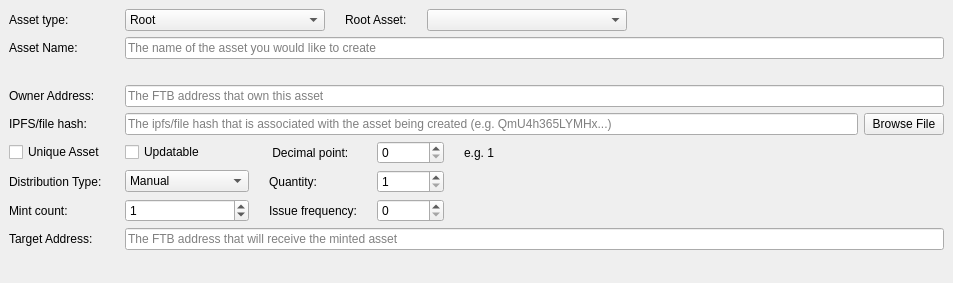
     <widget class="QWidget" name="scrollAreaWidgetContents">
      <property name="geometry">
       <rect>
        <x>0</x>
        <y>0</y>
        <width>953</width>
        <height>283</height>
       </rect>
      </property>
      <layout class="QVBoxLayout" name="verticalLayout_7" stretch="0,1">
       <property name="leftMargin">
        <number>0</number>
       </property>
       <property name="topMargin">
        <number>0</number>
       </property>
       <property name="rightMargin">
        <number>0</number>
       </property>
       <property name="bottomMargin">
        <number>0</number>
       </property>
       <item>
        <widget class="QFrame" name="frameAssetData">
         <property name="enabled">
          <bool>true</bool>
         </property>
         <property name="sizePolicy">
          <sizepolicy hsizetype="Expanding" vsizetype="Expanding">
           <horstretch>0</horstretch>
           <verstretch>0</verstretch>
          </sizepolicy>
         </property>
         <property name="frameShape">
          <enum>QFrame::NoFrame</enum>
         </property>
         <layout class="QGridLayout" name="gridLayout_2">
          <item row="15" column="0">
           <widget class="QLabel" name="targetLabel">
            <property name="toolTip">
             <string>&lt;html&gt;&lt;head/&gt;&lt;body&gt;&lt;p&gt;The FTB address that will receive the minted asset&lt;/p&gt;&lt;/body&gt;&lt;/html&gt;</string>
            </property>
            <property name="text">
             <string>Target Address:</string>
            </property>
           </widget>
          </item>
          <item row="4" column="0">
           <widget class="QLabel" name="addressLabel">
            <property name="toolTip">
             <string>&lt;html&gt;&lt;head/&gt;&lt;body&gt;&lt;p&gt;FTB address that will own this asset&lt;/p&gt;&lt;/body&gt;&lt;/html&gt;</string>
            </property>
            <property name="text">
             <string>Owner Address:</string>
            </property>
           </widget>
          </item>
          <item row="15" column="2">
           <layout class="QHBoxLayout" name="horizontalLayout_13">
            <item>
             <widget class="QValidatedLineEdit" name="targetaddressText">
              <property name="toolTip">
               <string>&lt;html&gt;&lt;head/&gt;&lt;body&gt;&lt;p&gt;The FTB address that will receive the minted asset&lt;/p&gt;&lt;/body&gt;&lt;/html&gt;</string>
              </property>
              <property name="placeholderText">
               <string>The FTB address that will receive the minted asset</string>
              </property>
             </widget>
            </item>
           </layout>
          </item>
          <item row="7" column="0">
           <widget class="QLabel" name="ipfsLabel">
            <property name="toolTip">
             <string>&lt;html&gt;&lt;head/&gt;&lt;body&gt;&lt;p&gt;[Optional] The ipfs/file hash that contains information about the asset&lt;/p&gt;&lt;/body&gt;&lt;/html&gt;</string>
            </property>
            <property name="text">
             <string>IPFS/file hash:</string>
            </property>
           </widget>
          </item>
          <item row="7" column="2">
           <layout class="QHBoxLayout" name="horizontalLayout_6">
            <item>
             <widget class="QValidatedLineEdit" name="ipfsText">
              <property name="toolTip">
               <string>&lt;html&gt;&lt;head/&gt;&lt;body&gt;&lt;p&gt;[Optional] The ipfs/file hash that contains information about the asset&lt;/p&gt;&lt;/body&gt;&lt;/html&gt;</string>
              </property>
              <property name="maxLength">
               <number>128</number>
              </property>
              <property name="placeholderText">
               <string>The ipfs/file hash that is associated with the asset being created (e.g. QmU4h365LYMHx...)</string>
              </property>
             </widget>
            </item>
            <item>
             <widget class="QPushButton" name="openIpfsButton">
              <property name="text">
               <string>Browse File</string>
              </property>
             </widget>
            </item>
           </layout>
          </item>
          <item row="1" column="2">
           <layout class="QHBoxLayout" name="horizontalLayout">
            <item>
             <widget class="QValidatedLineEdit" name="assetnameText">
              <property name="toolTip">
               <string>&lt;html&gt;&lt;head/&gt;&lt;body&gt;&lt;p&gt;a-z A-Z 0-9 and space&lt;/p&gt;&lt;/body&gt;&lt;/html&gt;</string>
              </property>
              <property name="maxLength">
               <number>128</number>
              </property>
              <property name="placeholderText">
               <string>The name of the asset you would like to create</string>
              </property>
             </widget>
            </item>
           </layout>
          </item>
          <item row="4" column="2">
           <layout class="QHBoxLayout" name="horizontalLayout_10">
            <item>
             <widget class="QValidatedLineEdit" name="owneraddressText">
              <property name="toolTip">
               <string>&lt;html&gt;&lt;head/&gt;&lt;body&gt;&lt;p&gt;FTB address that will own this asset&lt;/p&gt;&lt;/body&gt;&lt;/html&gt;</string>
              </property>
              <property name="text">
               <string/>
              </property>
              <property name="placeholderText">
               <string>The FTB address that own this asset</string>
              </property>
             </widget>
            </item>
           </layout>
          </item>
          <item row="1" column="0">
           <widget class="QLabel" name="assetNameLabel">
            <property name="text">
             <string>Asset Name:</string>
            </property>
           </widget>
          </item>
          <item row="11" column="0">
           <layout class="QGridLayout" name="gridLayout_3">
            <item row="1" column="0">
             <layout class="QHBoxLayout" name="horizontalLayout_2">
              <item>
               <widget class="QCheckBox" name="uniqueBox">
                <property name="toolTip">
                 <string>&lt;html&gt;&lt;head/&gt;&lt;body&gt;&lt;p&gt;Make this asset unique also known as NFT&lt;/p&gt;&lt;/body&gt;&lt;/html&gt;</string>
                </property>
                <property name="text">
                 <string>Unique Asset</string>
                </property>
               </widget>
              </item>
              <item>
               <widget class="QLabel" name="label">
                <property name="text">
                 <string/>
                </property>
               </widget>
              </item>
             </layout>
            </item>
            <item row="2" column="0">
             <widget class="QLabel" name="typeLabel">
              <property name="text">
               <string>Distribution Type:</string>
              </property>
              <property name="margin">
               <number>0</number>
              </property>
             </widget>
            </item>
            <item row="3" column="0">
             <widget class="QLabel" name="mintLabel">
              <property name="text">
               <string>Mint count:</string>
              </property>
             </widget>
            </item>
           </layout>
          </item>
          <item row="11" column="2">
           <layout class="QGridLayout" name="gridLayout">
            <property name="rightMargin">
             <number>0</number>
            </property>
            <property name="horizontalSpacing">
             <number>20</number>
            </property>
            <item row="1" column="2">
             <widget class="QDoubleSpinBox" name="quantitySpinBox">
              <property name="toolTip">
               <string>The number of assets that will be created</string>
              </property>
              <property name="decimals">
               <number>0</number>
              </property>
              <property name="minimum">
               <double>1.000000000000000</double>
              </property>
              <property name="maximum">
               <double>21000000000.000000000000000</double>
              </property>
              <property name="value">
               <double>1.000000000000000</double>
              </property>
             </widget>
            </item>
            <item row="0" column="0">
             <widget class="QCheckBox" name="updatableBox">
              <property name="toolTip">
               <string>&lt;html&gt;&lt;head/&gt;&lt;body&gt;&lt;p&gt;If the owner of this asset will be able to update the asset in the future&lt;/p&gt;&lt;/body&gt;&lt;/html&gt;</string>
              </property>
              <property name="text">
               <string>Updatable</string>
              </property>
             </widget>
            </item>
            <item row="1" column="1">
             <widget class="QLabel" name="quantityLabel">
              <property name="text">
               <string>Quantity:</string>
              </property>
             </widget>
            </item>
            <item row="0" column="1">
             <widget class="QLabel" name="unitsLabel">
              <property name="text">
               <string> Decimal point:</string>
              </property>
             </widget>
            </item>
            <item row="0" column="2">
             <widget class="QSpinBox" name="unitBox">
              <property name="toolTip">
               <string>How divisble the assets will be (e.g. 8 = 1.00000000, 2 = 1.00)</string>
              </property>
              <property name="maximum">
               <number>8</number>
              </property>
             </widget>
            </item>
            <item row="0" column="3">
             <widget class="QLabel" name="unitExampleLabel">
              <property name="text">
               <string>e.g. 1</string>
              </property>
             </widget>
            </item>
            <item row="1" column="0">
             <widget class="QComboBox" name="distributionBox">
              <item>
               <property name="text">
                <string>Manual</string>
               </property>
              </item>
              <item>
               <property name="text">
                <string>Coinbase</string>
               </property>
              </item>
              <item>
               <property name="text">
                <string>schedule</string>
               </property>
              </item>
              <item>
               <property name="text">
                <string>Addresss</string>
               </property>
              </item>
             </widget>
            </item>
            <item row="1" column="3">
             <spacer name="horizontalSpacer_2">
              <property name="orientation">
               <enum>Qt::Horizontal</enum>
              </property>
              <property name="sizeHint" stdset="0">
               <size>
                <width>40</width>
                <height>20</height>
               </size>
              </property>
             </spacer>
            </item>
            <item row="2" column="0">
             <widget class="QSpinBox" name="maxmintSpinBox">
              <property name="minimumSize">
               <size>
                <width>124</width>
                <height>0</height>
               </size>
              </property>
              <property name="toolTip">
               <string>&lt;html&gt;&lt;head/&gt;&lt;body&gt;&lt;p&gt;Number of times this asset can be minted&lt;/p&gt;&lt;/body&gt;&lt;/html&gt;</string>
              </property>
              <property name="maximum">
               <number>65535</number>
              </property>
              <property name="value">
               <number>1</number>
              </property>
             </widget>
            </item>
            <item row="2" column="1">
             <widget class="QLabel" name="IssueFrequencyLabel">
              <property name="text">
               <string>Issue frequency:</string>
              </property>
             </widget>
            </item>
            <item row="2" column="2">
             <widget class="QSpinBox" name="IssueFrequencyBox">
              <property name="toolTip">
               <string>&lt;html&gt;&lt;head/&gt;&lt;body&gt;&lt;p&gt;The frequency that this asset will be minted&lt;/p&gt;&lt;/body&gt;&lt;/html&gt;</string>
              </property>
             </widget>
            </item>
           </layout>
          </item>
          <item row="0" column="0">
           <widget class="QLabel" name="AssetTypeLabel">
            <property name="text">
             <string>Asset type:</string>
            </property>
           </widget>
          </item>
          <item row="0" column="2">
           <layout class="QHBoxLayout" name="horizontalLayout_3">
            <item>
             <layout class="QGridLayout" name="gridLayout_4">
              <property name="horizontalSpacing">
               <number>20</number>
              </property>
              <property name="verticalSpacing">
               <number>6</number>
              </property>
              <item row="0" column="0">
               <widget class="QComboBox" name="AssetTypeBox">
                <property name="minimumSize">
                 <size>
                  <width>200</width>
                  <height>0</height>
                 </size>
                </property>
                <item>
                 <property name="text">
                  <string>Root</string>
                 </property>
                </item>
                <item>
                 <property name="text">
                  <string>Sub</string>
                 </property>
                </item>
               </widget>
              </item>
              <item row="0" column="2">
               <widget class="QComboBox" name="RootAssetBox">
                <property name="minimumSize">
                 <size>
                  <width>200</width>
                  <height>0</height>
                 </size>
                </property>
               </widget>
              </item>
              <item row="0" column="1">
               <widget class="QLabel" name="RootAssetLabel">
                <property name="enabled">
                 <bool>true</bool>
                </property>
                <property name="text">
                 <string>Root Asset:</string>
                </property>
               </widget>
              </item>
              <item row="0" column="3">
               <spacer name="horizontalSpacer">
                <property name="orientation">
                 <enum>Qt::Horizontal</enum>
                </property>
                <property name="sizeHint" stdset="0">
                 <size>
                  <width>40</width>
                  <height>20</height>
                 </size>
                </property>
               </spacer>
              </item>
             </layout>
            </item>
           </layout>
          </item>
          <item row="3" column="2">
           <widget class="QLabel" name="assetNameValidation">
            <property name="text">
             <string></string>
            </property>
           </widget>
          </item>
         </layout>
        </widget>
       </item>
       <item>
        <spacer name="verticalSpacer">
         <property name="orientation">
          <enum>Qt::Vertical</enum>
         </property>
         <property name="sizeHint" stdset="0">
          <size>
           <width>338</width>
           <height>40</height>
          </size>
         </property>
        </spacer>
       </item>
      </layout>
     </widget>
